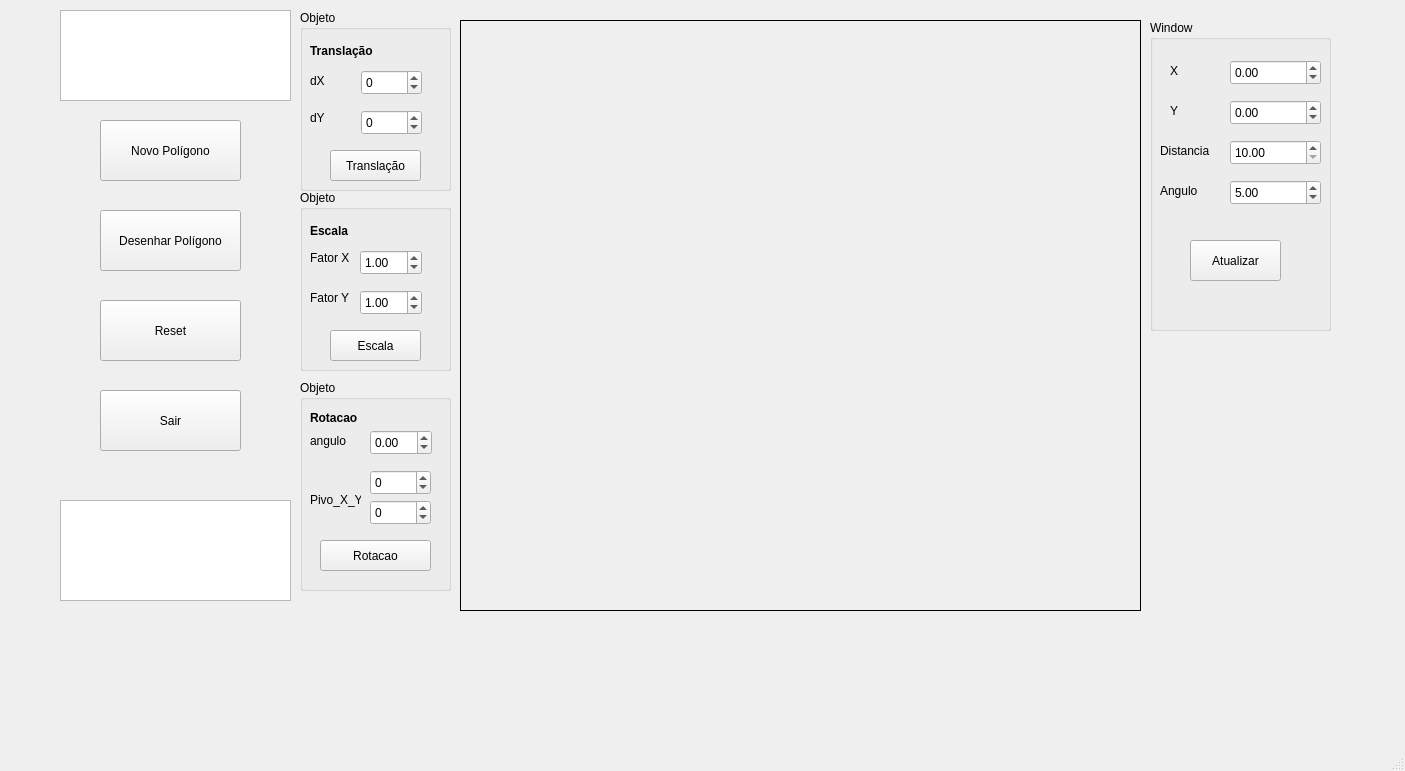
<?xml version="1.0" encoding="UTF-8"?>
<ui version="4.0">
 <class>MainWindow</class>
 <widget class="QMainWindow" name="MainWindow">
  <property name="geometry">
   <rect>
    <x>0</x>
    <y>0</y>
    <width>1405</width>
    <height>771</height>
   </rect>
  </property>
  <property name="windowTitle">
   <string>MainWindow</string>
  </property>
  <widget class="QWidget" name="centralwidget">
   <widget class="QPushButton" name="btn_desenhar">
    <property name="geometry">
     <rect>
      <x>100</x>
      <y>210</y>
      <width>141</width>
      <height>61</height>
     </rect>
    </property>
    <property name="text">
     <string>Desenhar Polígono</string>
    </property>
   </widget>
   <widget class="QPushButton" name="btn_reset">
    <property name="geometry">
     <rect>
      <x>100</x>
      <y>300</y>
      <width>141</width>
      <height>61</height>
     </rect>
    </property>
    <property name="text">
     <string>Reset</string>
    </property>
   </widget>
   <widget class="QPushButton" name="btn_novoPoligono">
    <property name="geometry">
     <rect>
      <x>100</x>
      <y>120</y>
      <width>141</width>
      <height>61</height>
     </rect>
    </property>
    <property name="text">
     <string>Novo Polígono</string>
    </property>
   </widget>
   <widget class="QListWidget" name="listWidget_opcoes">
    <property name="geometry">
     <rect>
      <x>60</x>
      <y>10</y>
      <width>231</width>
      <height>91</height>
     </rect>
    </property>
   </widget>
   <widget class="QPushButton" name="btn_sair">
    <property name="geometry">
     <rect>
      <x>100</x>
      <y>390</y>
      <width>141</width>
      <height>61</height>
     </rect>
    </property>
    <property name="text">
     <string>Sair</string>
    </property>
   </widget>
   <widget class="Tela" name="Frame">
    <property name="geometry">
     <rect>
      <x>460</x>
      <y>20</y>
      <width>681</width>
      <height>591</height>
     </rect>
    </property>
    <property name="frameShape">
     <enum>QFrame::Shape::Box</enum>
    </property>
   </widget>
   <widget class="QGroupBox" name="Translacao">
    <property name="geometry">
     <rect>
      <x>300</x>
      <y>10</y>
      <width>151</width>
      <height>181</height>
     </rect>
    </property>
    <property name="title">
     <string>Objeto</string>
    </property>
    <widget class="QLabel" name="label">
     <property name="geometry">
      <rect>
       <x>10</x>
       <y>20</y>
       <width>111</width>
       <height>41</height>
      </rect>
     </property>
     <property name="font">
      <font>
       <bold>true</bold>
       <underline>false</underline>
      </font>
     </property>
     <property name="text">
      <string>Translação </string>
     </property>
     <property name="textFormat">
      <enum>Qt::TextFormat::PlainText</enum>
     </property>
    </widget>
    <widget class="QLabel" name="label_2">
     <property name="geometry">
      <rect>
       <x>10</x>
       <y>60</y>
       <width>41</width>
       <height>21</height>
      </rect>
     </property>
     <property name="text">
      <string>dX</string>
     </property>
    </widget>
    <widget class="QSpinBox" name="caixa_trans_dx">
     <property name="geometry">
      <rect>
       <x>61</x>
       <y>60</y>
       <width>61</width>
       <height>25</height>
      </rect>
     </property>
     <property name="minimum">
      <number>-1000</number>
     </property>
     <property name="maximum">
      <number>1000</number>
     </property>
    </widget>
    <widget class="QLabel" name="label_3">
     <property name="geometry">
      <rect>
       <x>10</x>
       <y>100</y>
       <width>49</width>
       <height>16</height>
      </rect>
     </property>
     <property name="text">
      <string>dY</string>
     </property>
    </widget>
    <widget class="QSpinBox" name="caixa_trans_dy">
     <property name="geometry">
      <rect>
       <x>61</x>
       <y>100</y>
       <width>61</width>
       <height>25</height>
      </rect>
     </property>
     <property name="minimum">
      <number>-1000</number>
     </property>
     <property name="maximum">
      <number>1000</number>
     </property>
    </widget>
    <widget class="QPushButton" name="btn_aplicar_translacao">
     <property name="geometry">
      <rect>
       <x>30</x>
       <y>140</y>
       <width>91</width>
       <height>31</height>
      </rect>
     </property>
     <property name="text">
      <string>Translação</string>
     </property>
    </widget>
   </widget>
   <widget class="QGroupBox" name="Escala">
    <property name="geometry">
     <rect>
      <x>300</x>
      <y>190</y>
      <width>151</width>
      <height>181</height>
     </rect>
    </property>
    <property name="title">
     <string>Objeto</string>
    </property>
    <widget class="QLabel" name="label_4">
     <property name="geometry">
      <rect>
       <x>10</x>
       <y>30</y>
       <width>91</width>
       <height>21</height>
      </rect>
     </property>
     <property name="font">
      <font>
       <bold>true</bold>
      </font>
     </property>
     <property name="text">
      <string>Escala</string>
     </property>
    </widget>
    <widget class="QLabel" name="label_5">
     <property name="geometry">
      <rect>
       <x>10</x>
       <y>60</y>
       <width>49</width>
       <height>16</height>
      </rect>
     </property>
     <property name="text">
      <string>Fator X</string>
     </property>
    </widget>
    <widget class="QDoubleSpinBox" name="caixaDupla_escala_sx">
     <property name="geometry">
      <rect>
       <x>60</x>
       <y>60</y>
       <width>62</width>
       <height>25</height>
      </rect>
     </property>
     <property name="singleStep">
      <double>0.100000000000000</double>
     </property>
     <property name="value">
      <double>1.000000000000000</double>
     </property>
    </widget>
    <widget class="QLabel" name="label_6">
     <property name="geometry">
      <rect>
       <x>10</x>
       <y>100</y>
       <width>49</width>
       <height>16</height>
      </rect>
     </property>
     <property name="text">
      <string>Fator Y</string>
     </property>
    </widget>
    <widget class="QDoubleSpinBox" name="caixaDupla_escala_sy">
     <property name="geometry">
      <rect>
       <x>60</x>
       <y>100</y>
       <width>62</width>
       <height>25</height>
      </rect>
     </property>
     <property name="singleStep">
      <double>0.100000000000000</double>
     </property>
     <property name="value">
      <double>1.000000000000000</double>
     </property>
    </widget>
    <widget class="QPushButton" name="btn_aplicar_escala">
     <property name="geometry">
      <rect>
       <x>30</x>
       <y>140</y>
       <width>91</width>
       <height>31</height>
      </rect>
     </property>
     <property name="text">
      <string>Escala</string>
     </property>
    </widget>
   </widget>
   <widget class="QGroupBox" name="Rotacao">
    <property name="geometry">
     <rect>
      <x>300</x>
      <y>380</y>
      <width>151</width>
      <height>211</height>
     </rect>
    </property>
    <property name="title">
     <string>Objeto</string>
    </property>
    <widget class="QLabel" name="label_7">
     <property name="geometry">
      <rect>
       <x>10</x>
       <y>30</y>
       <width>49</width>
       <height>16</height>
      </rect>
     </property>
     <property name="font">
      <font>
       <bold>true</bold>
      </font>
     </property>
     <property name="text">
      <string>Rotacao</string>
     </property>
    </widget>
    <widget class="QLabel" name="label_8">
     <property name="geometry">
      <rect>
       <x>10</x>
       <y>50</y>
       <width>51</width>
       <height>21</height>
      </rect>
     </property>
     <property name="text">
      <string>angulo</string>
     </property>
    </widget>
    <widget class="QDoubleSpinBox" name="caixaDupla_rot_angulo">
     <property name="geometry">
      <rect>
       <x>70</x>
       <y>50</y>
       <width>62</width>
       <height>25</height>
      </rect>
     </property>
     <property name="minimum">
      <double>-360.000000000000000</double>
     </property>
     <property name="maximum">
      <double>360.000000000000000</double>
     </property>
    </widget>
    <widget class="QLabel" name="label_9">
     <property name="geometry">
      <rect>
       <x>10</x>
       <y>110</y>
       <width>51</width>
       <height>20</height>
      </rect>
     </property>
     <property name="text">
      <string>Pivo_X_Y</string>
     </property>
    </widget>
    <widget class="QSpinBox" name="caixa_rot_pivo_x">
     <property name="geometry">
      <rect>
       <x>70</x>
       <y>90</y>
       <width>61</width>
       <height>25</height>
      </rect>
     </property>
     <property name="minimum">
      <number>-5000</number>
     </property>
     <property name="maximum">
      <number>5000</number>
     </property>
    </widget>
    <widget class="QSpinBox" name="caixa_rot_pivo_y">
     <property name="geometry">
      <rect>
       <x>70</x>
       <y>120</y>
       <width>61</width>
       <height>25</height>
      </rect>
     </property>
     <property name="minimum">
      <number>-5000</number>
     </property>
     <property name="maximum">
      <number>5000</number>
     </property>
    </widget>
    <widget class="QPushButton" name="btn_aplicar_rotacao">
     <property name="geometry">
      <rect>
       <x>20</x>
       <y>160</y>
       <width>111</width>
       <height>31</height>
      </rect>
     </property>
     <property name="text">
      <string>Rotacao</string>
     </property>
    </widget>
   </widget>
   <widget class="QListWidget" name="listWidget_coordenadas">
    <property name="geometry">
     <rect>
      <x>60</x>
      <y>500</y>
      <width>231</width>
      <height>101</height>
     </rect>
    </property>
   </widget>
   <widget class="QGroupBox" name="ControledeCamera">
    <property name="geometry">
     <rect>
      <x>1150</x>
      <y>20</y>
      <width>181</width>
      <height>311</height>
     </rect>
    </property>
    <property name="title">
     <string>Window</string>
    </property>
    <widget class="QDoubleSpinBox" name="caixa_wc_x">
     <property name="geometry">
      <rect>
       <x>80</x>
       <y>40</y>
       <width>91</width>
       <height>25</height>
      </rect>
     </property>
     <property name="minimum">
      <double>-10000.000000000000000</double>
     </property>
     <property name="maximum">
      <double>10000.000000000000000</double>
     </property>
     <property name="singleStep">
      <double>10.000000000000000</double>
     </property>
    </widget>
    <widget class="QDoubleSpinBox" name="caixa_wc_y">
     <property name="geometry">
      <rect>
       <x>80</x>
       <y>80</y>
       <width>91</width>
       <height>25</height>
      </rect>
     </property>
     <property name="minimum">
      <double>-100000.000000000000000</double>
     </property>
     <property name="maximum">
      <double>100000.000000000000000</double>
     </property>
     <property name="singleStep">
      <double>10.000000000000000</double>
     </property>
    </widget>
    <widget class="QDoubleSpinBox" name="caixa_zoom">
     <property name="geometry">
      <rect>
       <x>80</x>
       <y>120</y>
       <width>91</width>
       <height>25</height>
      </rect>
     </property>
     <property name="minimum">
      <double>10.000000000000000</double>
     </property>
     <property name="maximum">
      <double>20000.000000000000000</double>
     </property>
     <property name="singleStep">
      <double>50.000000000000000</double>
     </property>
     <property name="value">
      <double>10.000000000000000</double>
     </property>
    </widget>
    <widget class="QDoubleSpinBox" name="caixa_angulo">
     <property name="geometry">
      <rect>
       <x>80</x>
       <y>160</y>
       <width>91</width>
       <height>25</height>
      </rect>
     </property>
     <property name="minimum">
      <double>-360.000000000000000</double>
     </property>
     <property name="maximum">
      <double>360.000000000000000</double>
     </property>
     <property name="value">
      <double>5.000000000000000</double>
     </property>
    </widget>
    <widget class="QPushButton" name="btn_atualizar_visualizacao">
     <property name="geometry">
      <rect>
       <x>40</x>
       <y>220</y>
       <width>91</width>
       <height>41</height>
      </rect>
     </property>
     <property name="text">
      <string>Atualizar</string>
     </property>
    </widget>
    <widget class="QLabel" name="label_10">
     <property name="geometry">
      <rect>
       <x>20</x>
       <y>40</y>
       <width>31</width>
       <height>21</height>
      </rect>
     </property>
     <property name="text">
      <string>X</string>
     </property>
    </widget>
    <widget class="QLabel" name="label_11">
     <property name="geometry">
      <rect>
       <x>20</x>
       <y>80</y>
       <width>21</width>
       <height>21</height>
      </rect>
     </property>
     <property name="text">
      <string>Y</string>
     </property>
    </widget>
    <widget class="QLabel" name="label_12">
     <property name="geometry">
      <rect>
       <x>10</x>
       <y>120</y>
       <width>51</width>
       <height>21</height>
      </rect>
     </property>
     <property name="text">
      <string>Distancia</string>
     </property>
    </widget>
    <widget class="QLabel" name="label_13">
     <property name="geometry">
      <rect>
       <x>10</x>
       <y>160</y>
       <width>51</width>
       <height>21</height>
      </rect>
     </property>
     <property name="text">
      <string>Angulo</string>
     </property>
    </widget>
   </widget>
  </widget>
  <widget class="QMenuBar" name="menubar">
   <property name="geometry">
    <rect>
     <x>0</x>
     <y>0</y>
     <width>1405</width>
     <height>21</height>
    </rect>
   </property>
  </widget>
  <widget class="QStatusBar" name="statusbar"/>
 </widget>
 <customwidgets>
  <customwidget>
   <class>Tela</class>
   <extends>QFrame</extends>
   <header location="global">tela.h</header>
   <container>1</container>
  </customwidget>
 </customwidgets>
 <resources/>
 <connections>
  <connection>
   <sender>btn_sair</sender>
   <signal>clicked()</signal>
   <receiver>MainWindow</receiver>
   <slot>close()</slot>
   <hints>
    <hint type="sourcelabel">
     <x>177</x>
     <y>367</y>
    </hint>
    <hint type="destinationlabel">
     <x>175</x>
     <y>444</y>
    </hint>
   </hints>
  </connection>
 </connections>
</ui>
